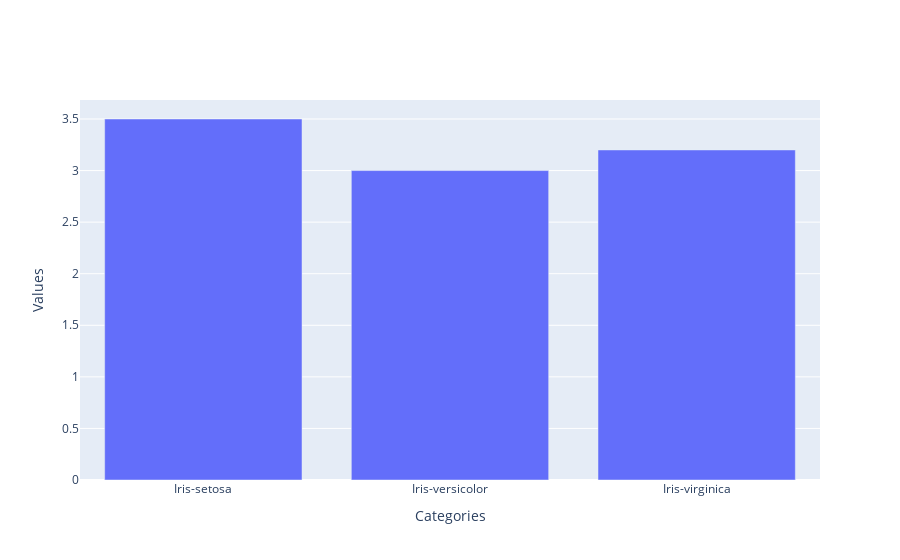

The notebook cell saved with this chart:
### Code cell
import plotly.graph_objects as go


fig = go.Figure(data=[go.Bar(x=a, y=c,
                             hovertext=[f'Value: {value}' for value in c])])

fig.update_layout(
                  xaxis_title='Categories',
                  yaxis_title='Values')

# Show the interactive plot
fig.show()

### Figure 1 — Plotly figure (JSON) as saved in the notebook; plotly's stock layout.template omitted (floating-point values rounded to 4 significant figures)
{"data": [{"hovertext": ["Value: 3.5", "Value: 3.0", "Value: 3.2", "Value: 3.1", "Value: 3.6", "Value: 3.9", "Value: 3.4", "Value: 2.9", "Value: 3.7", "Value: 4.0", "Value: 4.4", "Value: 3.8", "Value: 3.3", "Value: 4.1", "Value: 4.2", "Value: 2.3", "Value: 2.8", "Value: 2.4", "Value: 2.7", "Value: 2.0", "Value: 2.2", "Value: 2.5", "Value: 2.6"], "type": "bar", "x": ["Iris-setosa", "Iris-versicolor", "Iris-virginica"], "y": [3.5, 3, 3.2, 3.1, 3.6, 3.9, 3.4, 2.9, 3.7, 4, 4.4, 3.8, 3.3, 4.1, 4.2, 2.3, 2.8, 2.4, 2.7, 2, 2.2, 2.5, 2.6]}], "layout": {"xaxis": {"title": {"text": "Categories"}}, "yaxis": {"title": {"text": "Values"}}}}
